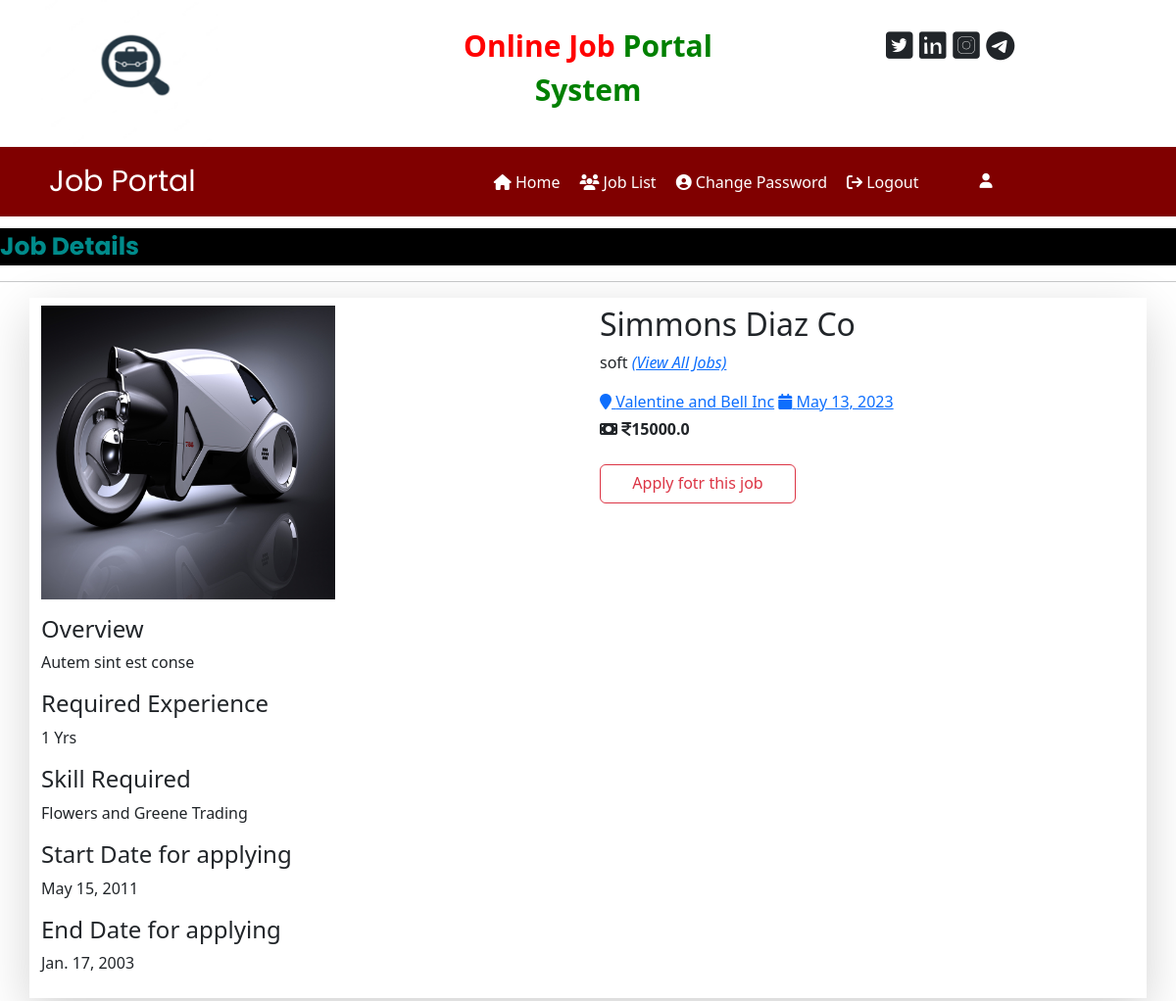
/job_detail/4, run on the app's committed database.
### jobapp/models.py (models this page shows, shortened)
class Job(models.Model):
    recruiter = models.ForeignKey(Recruiter,on_delete=models.CASCADE)
    start_date = models.DateField()
    end_date = models.DateField()
    title = models.CharField(max_length=100)
    salary = models.FloatField(max_length=20)
    image = models.FileField()
    description = models.CharField(max_length=300)
    experience = models.CharField(max_length=50)
    location = models.CharField(max_length=100)
    skills = models.CharField(max_length=100)
    creationdate = models.DateField()

class Recruiter(models.Model):
    user = models.ForeignKey(User,on_delete=models.CASCADE)
    mobile = models.CharField(max_length=15,null=True)
    image = models.FileField(null=True)
    gender = models.CharField(max_length=10,null=True)
    company = models.CharField(max_length=100,null=True)
    type = models.CharField(max_length=15,null=True)
    status = models.CharField(max_length=20,null=True)

### jobapp/views.py (the view)
# urls.py: path('job_detail/<int:pid>',job_detail,name='job_detail'),
def job_detail(request,pid):
    data = Job.objects.get(id=pid)
    d = {'data':data,}
    return render(request,'job_detail.html',d)

### jobapp/templates/job_detail.html (shortened to what this page needs)
{% load static %}
{% block content %}
{% include 'user_navigation.html' %}
<marquee behavior="" direction="" style="font-family: Poppins,sans-serif;font-size: 25px;color: darkcyan;background-color: black;font-weight: bold;margin-top: 1%;">
    Job Details
</marquee>
<hr>
<div class="container shadow-lg py-2 mb-2">
    <div class="row">
        <div class="col md-4">
            <img src="{{data.image.url}}" alt="" style="width: 300px;height: 300px;">
        </div>
        <div class="col md-6">
            <h2>{{data.title}}</h2>
            <p>{{data.recruiter.company}} <em><a href="{% url 'user_latestjobs' %}">(View All Jobs)</a></em></p>
            <a href="#" class="mr-2"><i class="fa fa-map-marker mr-2"></i> {{data.location}}</a>
            <a href="#"><i class="fa fa-calendar mr-2"></i> {{data.creationdate}}</a>
            <br>
            <strong><i class="fas fa-regular fa-money-bill mr-2 mt-2"></i> <i class="fa fa-inr mr-2 mt-2"></i>{{data.salary}}</strong>
            <div class="mt-4">
            <a href="{% url 'applyforjob' data.id %}" type="submit" class="btn btn-outline-danger" style="width: 200px;height: 40px;" >Apply fotr this job</a>
            </div>
        </div>
    </div>
    <div class="mt-3">
        <h4>Overview</h4>
        <p>{{data.description}}</p>
        <h4>Required Experience</h4>
        <p>{{data.experience}} Yrs</p>
        <h4>Skill Required</h4>
        <p>{{data.skills}}</p>
        <h4>Start Date for applying</h4>
        <p>{{data.start_date}}</p>
        <h4>End Date for applying</h4>
        <p>{{data.end_date}}</p>
    </div>
</div>
{% endblock %}

### data on the page
Job: image (picture), title "Simmons Diaz Co", recruiter.company "soft", location "Valentine and Bell Inc", creationdate "May 13, 2023", salary "15000.0", description "Autem sint est conse", experience "1", skills "Flowers and Greene Trading", start_date "May 15, 2011", end_date "Jan. 17, 2003"
